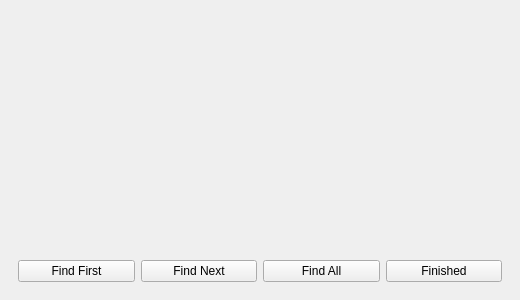
<?xml version="1.0" encoding="UTF-8"?>
<ui version="4.0">
 <class>findDialog</class>
 <widget class="QMainWindow" name="FindDialog">
  <property name="geometry">
   <rect>
    <x>0</x>
    <y>0</y>
    <width>520</width>
    <height>300</height>
   </rect>
  </property>
  <property name="sizePolicy">
   <sizepolicy hsizetype="Preferred" vsizetype="Preferred">
    <horstretch>0</horstretch>
    <verstretch>0</verstretch>
   </sizepolicy>
  </property>
  <widget class="QWidget" name="centralwidget">
   <layout class="QVBoxLayout" name="verticalLayout">
    <property name="sizeConstraint">
     <enum>QLayout::SetMinimumSize</enum>
    </property>
    <item>
     <widget class="TermsTabWidget" name="termsTab" native="true">
      <property name="sizePolicy">
       <sizepolicy hsizetype="Expanding" vsizetype="Expanding">
        <horstretch>0</horstretch>
        <verstretch>1</verstretch>
       </sizepolicy>
      </property>
     </widget>
    </item>
    <item>
     <widget class="QWidget" name="">
      <layout class="QHBoxLayout" name="horizontalLayout_2">
       <item>
        <widget class="QPushButton" name="findfirst">
         <property name="text">
          <string>Find First</string>
         </property>
        </widget>
       </item>
       <item>
        <widget class="QPushButton" name="findnext">
         <property name="text">
          <string>Find Next</string>
         </property>
        </widget>
       </item>
       <item>
        <widget class="QPushButton" name="findall">
         <property name="text">
          <string>Find All</string>
         </property>
        </widget>
       </item>
       <item>
        <widget class="QPushButton" name="finishedbutton">
         <property name="text">
          <string>Finished</string>
         </property>
        </widget>
       </item>
      </layout>
     </widget>
    </item>
   </layout>
  </widget>
 </widget>
 <customwidgets>
  <customwidget>
   <class>TermsTabWidget</class>
   <extends>QWidget</extends>
   <header>termstabwidget.h</header>
  </customwidget>
 </customwidgets>
 <resources/>
 <connections/>
</ui>
